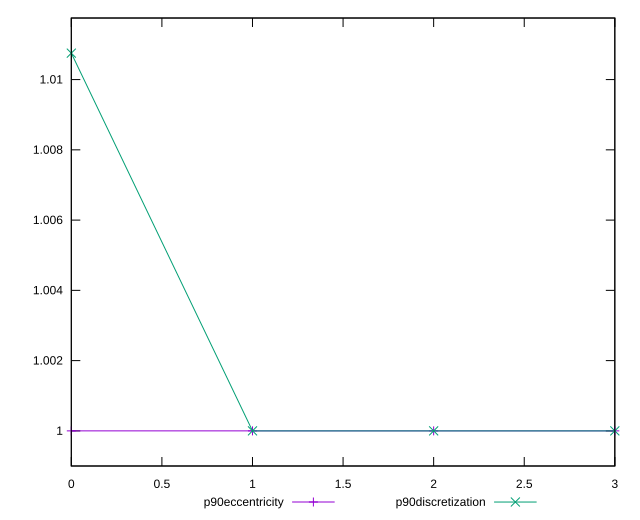

The script that saved this image:
reset

$p90Eccentricity <<EOF
0 0.9999999999999999
1 1
2 1.0000000000000002
3 1.0000000000000007
EOF

$p90Discretization <<EOF
0 1.010752688172043
1 1
2 1
3 1
EOF

set key outside below
set xrange [0:3]
set yrange [0.9989999999999999:1.011752688172043]
set trange [0.9989999999999999:1.011752688172043]
set terminal svg size 640, 520 enhanced background rgb 'white'
set output "reports/report_00031_2021-02-24T23-18-18.084Z/first-contentful-paint/progression/eccentricity.svg"

plot $p90Eccentricity title "p90eccentricity" with linespoints, \
     $p90Discretization title "p90discretization" with linespoints

reset
